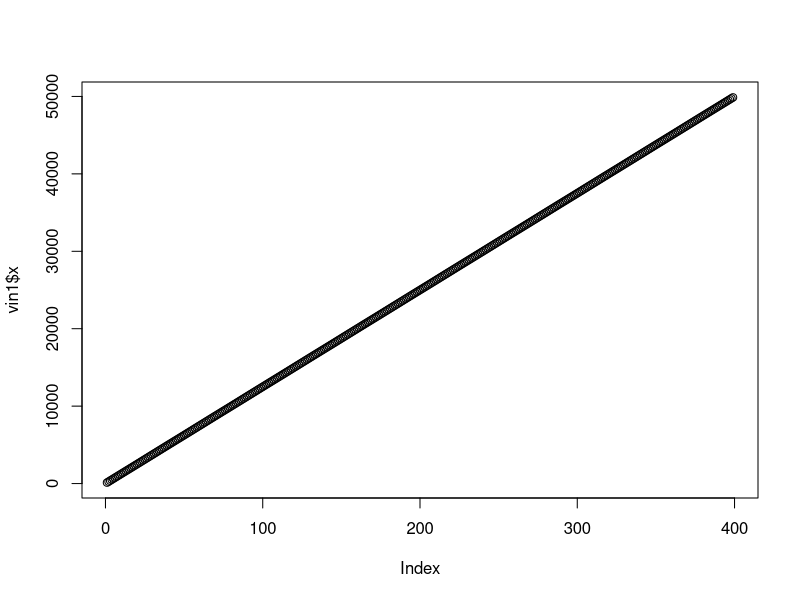
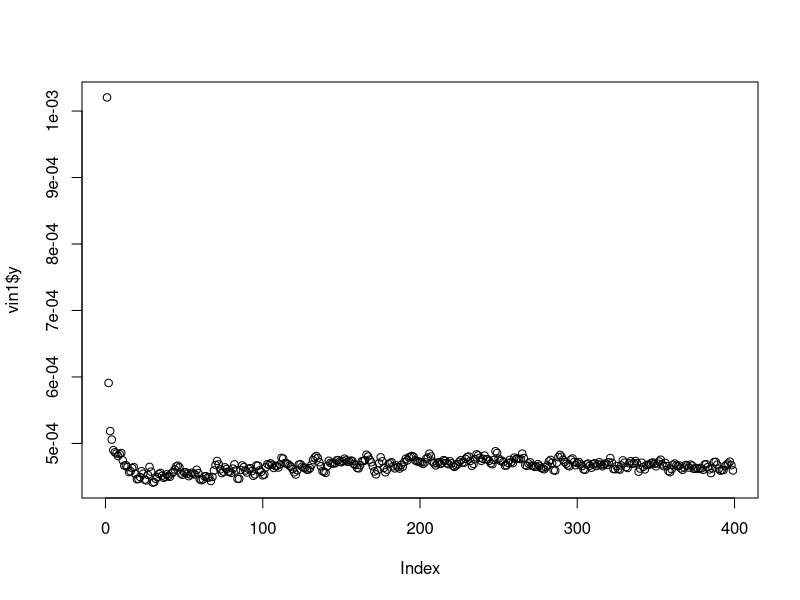
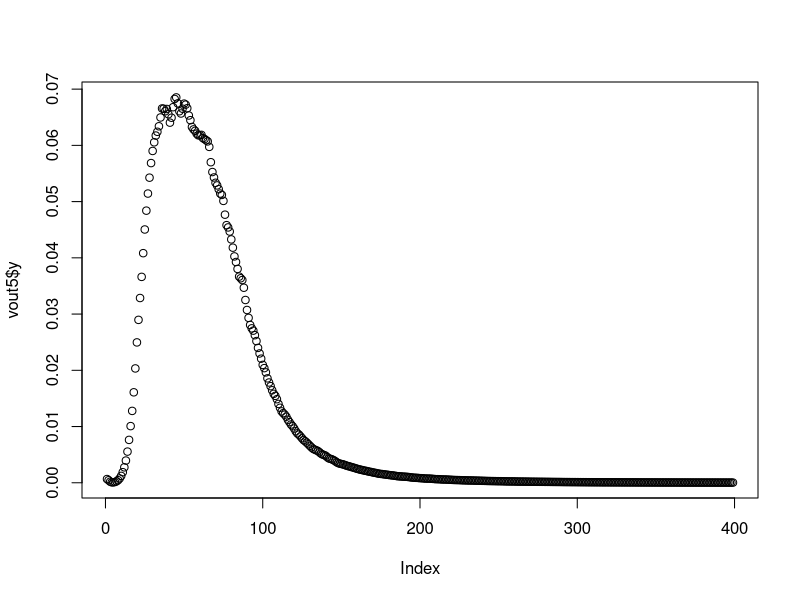
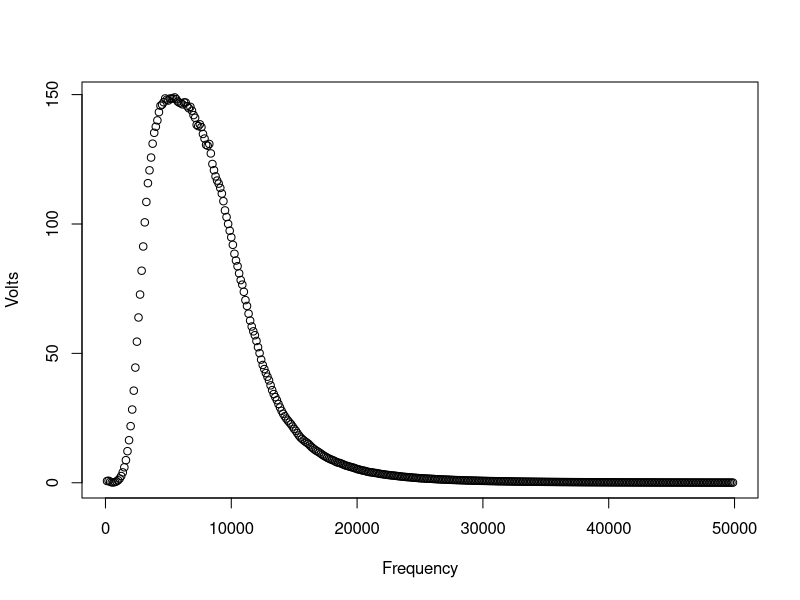
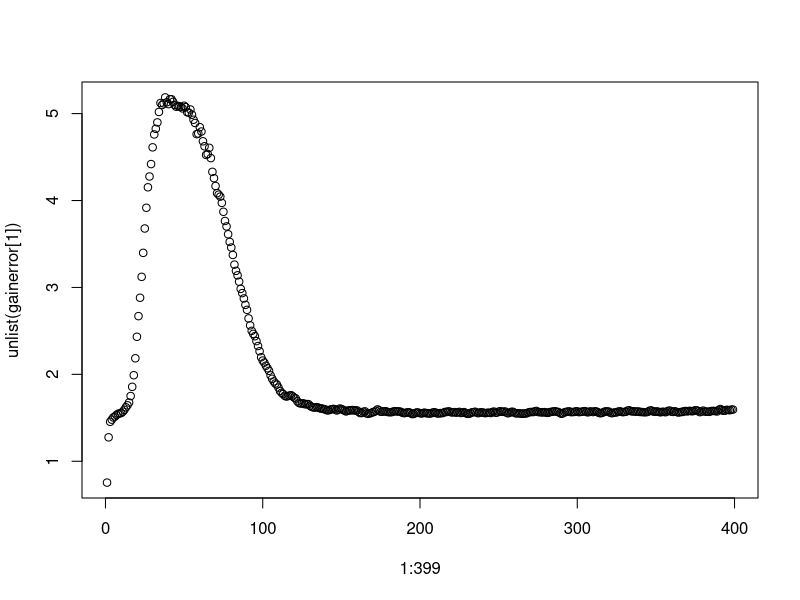

Reproduce these figures in R, in order.
## ---- chunk 1
knitr::opts_chunk$set(echo = TRUE)
## ---- chunk 2
vin1<-read.csv("VIN1.CSV")

names(vin1)<-c("x", "y")
plot(vin1$x)
plot(vin1$y)

## ---- chunk 3
vin2<-read.csv("VIN2.CSV")
names(vin2)<-c("x", "y")

vin3<-read.csv("VIN3.CSV")
names(vin3)<-c("x", "y")
vin4<-read.csv("VIN4.CSV")
names(vin4)<-c("x", "y")
vin5<-read.csv("VIN5.CSV")
names(vin5)<-c("x", "y")

vout1<-read.csv("VOUT1.CSV")
names(vout1)<-c("x", "y")
vout2<-read.csv("VOUT2.CSV")
names(vout2)<-c("x", "y")
vout3<-read.csv("VOUT3.CSV")
names(vout3)<-c("x", "y")
vout4<-read.csv("VOUT4.CSV")
names(vout4)<-c("x", "y")
vout5<-read.csv("VOUT5.CSV")
names(vout5)<-c("x", "y")
plot(vout5$y)
## ---- chunk 4
m_in<- (vin1$y+vin2$y+vin3$y+vin4$y+vin5$y)/5

#take average of vouts
m_vout <- data.frame(Frequency = vout1$x, Volts = (vout1$y+vout2$y+vout3$y+vout4$y+vout5$y)/5)
## ---- chunk 5
#compute gain using the average vouts and m_in
gain <- data.frame(Frequency = vout1$x, Gain = (m_vout[2]/m_in))

plot(gain)
#this is consistent with the max gain of 150 calculated in class.
## ---- chunk 6
rmserrors <- sqrt(data.frame(
  vin1 = sum(((m_in-vin1$y)^2))/399, 
  vin2 = sum(((m_in-vin2$y)^2))/399,
  vin3 = sum(((m_in-vin3$y)^2))/399,
  vin4 = sum(((m_in-vin4$y)^2))/399,
  vin5 = sum(((m_in-vin5$y)^2))/399,
  vout1 = sum((m_vout$Volts-vout1$y)^2)/399,
  vout2 = sum((m_vout$Volts-vout2$y)^2)/399,
  vout3 = sum((m_vout$Volts-vout3$y)^2)/399,
  vout4 = sum((m_vout$Volts-vout4$y)^2)/399,
  vout5 = sum((m_vout$Volts-vout5$y)^2)/399
))

#error in gain, adding in quadrature: 
vinerror <-sqrt(sum(rmserrors[1:5]^2))
vouterror <- sqrt(sum(rmserrors[6:10]^2))
gainerror <- gain[2]*sqrt((vinerror/m_in)^2+(vouterror*(m_vout[2])^-1)^2)

#g(f) error
plot(1:399,unlist(gainerror[1]))

## ---- chunk 7

